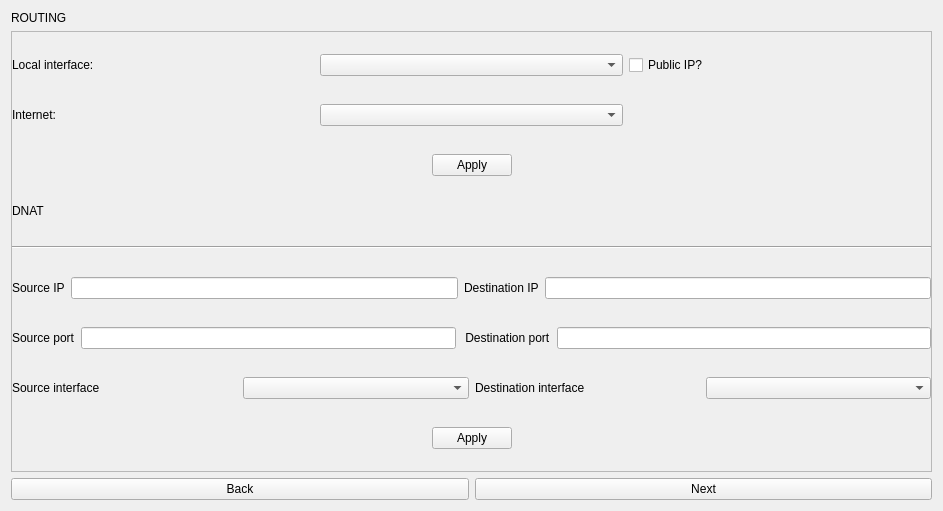
<?xml version="1.0" encoding="UTF-8"?>
<ui version="4.0">
 <class>firewall_window</class>
 <widget class="QWidget" name="firewall_window">
  <property name="geometry">
   <rect>
    <x>0</x>
    <y>0</y>
    <width>943</width>
    <height>511</height>
   </rect>
  </property>
  <property name="windowTitle">
   <string>Firewall</string>
  </property>
  <property name="windowIcon">
   <iconset resource="resources.qrc">
    <normaloff>:/new/prefix2/resources/linux.svg</normaloff>:/new/prefix2/resources/linux.svg</iconset>
  </property>
  <layout class="QGridLayout" name="gridLayout_9">
   <item row="2" column="0">
    <layout class="QHBoxLayout" name="horizontalLayout_5">
     <item>
      <widget class="QPushButton" name="back">
       <property name="text">
        <string>Back</string>
       </property>
      </widget>
     </item>
     <item>
      <widget class="QPushButton" name="next">
       <property name="text">
        <string>Next</string>
       </property>
      </widget>
     </item>
    </layout>
   </item>
   <item row="1" column="0">
    <widget class="QStackedWidget" name="stackedWidget">
     <property name="frameShape">
      <enum>QFrame::StyledPanel</enum>
     </property>
     <property name="currentIndex">
      <number>1</number>
     </property>
     <widget class="QWidget" name="services_page">
      <layout class="QVBoxLayout" name="verticalLayout">
       <property name="leftMargin">
        <number>0</number>
       </property>
       <property name="topMargin">
        <number>0</number>
       </property>
       <property name="rightMargin">
        <number>0</number>
       </property>
       <property name="bottomMargin">
        <number>0</number>
       </property>
       <item>
        <widget class="QLabel" name="to_label">
         <property name="sizePolicy">
          <sizepolicy hsizetype="Preferred" vsizetype="Maximum">
           <horstretch>0</horstretch>
           <verstretch>0</verstretch>
          </sizepolicy>
         </property>
         <property name="font">
          <font>
           <pointsize>18</pointsize>
           <weight>75</weight>
           <italic>true</italic>
           <bold>true</bold>
          </font>
         </property>
         <property name="text">
          <string>Allowed services </string>
         </property>
        </widget>
       </item>
       <item>
        <layout class="QGridLayout" name="services_layout">
         <item row="0" column="1">
          <layout class="QGridLayout" name="interface_layout">
           <item row="0" column="1">
            <widget class="QComboBox" name="allowed_interface_services"/>
           </item>
           <item row="0" column="0">
            <widget class="QLabel" name="label_10">
             <property name="text">
              <string>Interface (not necessary?)</string>
             </property>
             <property name="wordWrap">
              <bool>true</bool>
             </property>
            </widget>
           </item>
           <item row="1" column="0">
            <widget class="QPushButton" name="allowed_services_ok">
             <property name="text">
              <string>Ok</string>
             </property>
            </widget>
           </item>
           <item row="1" column="1">
            <widget class="QCheckBox" name="add_output_rule">
             <property name="text">
              <string>Add Otuput Rule</string>
             </property>
            </widget>
           </item>
          </layout>
         </item>
         <item row="0" column="0">
          <layout class="QGridLayout" name="gridLayout_5">
           <item row="3" column="0">
            <widget class="QCheckBox" name="https_check">
             <property name="text">
              <string>HTTPS</string>
             </property>
            </widget>
           </item>
           <item row="0" column="0">
            <widget class="QLabel" name="allowed_services_label">
             <property name="sizePolicy">
              <sizepolicy hsizetype="Preferred" vsizetype="Maximum">
               <horstretch>0</horstretch>
               <verstretch>0</verstretch>
              </sizepolicy>
             </property>
             <property name="text">
              <string>Allows to mark these services to allowed trafic for interface, only adding allowed at this point</string>
             </property>
             <property name="wordWrap">
              <bool>true</bool>
             </property>
            </widget>
           </item>
           <item row="4" column="0">
            <widget class="QCheckBox" name="sql_check">
             <property name="text">
              <string>MySQL</string>
             </property>
            </widget>
           </item>
           <item row="2" column="0">
            <widget class="QCheckBox" name="http_check">
             <property name="text">
              <string>HTTP</string>
             </property>
            </widget>
           </item>
           <item row="1" column="0">
            <widget class="QCheckBox" name="ftp_check">
             <property name="text">
              <string>FTP</string>
             </property>
            </widget>
           </item>
          </layout>
         </item>
         <item row="2" column="1">
          <layout class="QGridLayout" name="rules_layout">
           <item row="1" column="1">
            <widget class="QPushButton" name="list_rules_ok">
             <property name="text">
              <string>List</string>
             </property>
            </widget>
           </item>
           <item row="1" column="0">
            <widget class="QComboBox" name="list_rules_chain">
             <item>
              <property name="text">
               <string>INPUT</string>
              </property>
             </item>
             <item>
              <property name="text">
               <string>OUTPUT</string>
              </property>
             </item>
             <item>
              <property name="text">
               <string>FORWARD</string>
              </property>
             </item>
             <item>
              <property name="text">
               <string>NAT</string>
              </property>
             </item>
            </widget>
           </item>
           <item row="0" column="0" colspan="2">
            <widget class="QLabel" name="list_rules_label">
             <property name="sizePolicy">
              <sizepolicy hsizetype="Preferred" vsizetype="Maximum">
               <horstretch>0</horstretch>
               <verstretch>0</verstretch>
              </sizepolicy>
             </property>
             <property name="text">
              <string>List rules for chain</string>
             </property>
            </widget>
           </item>
          </layout>
         </item>
         <item row="2" column="0">
          <layout class="QGridLayout" name="custom_port_layout">
           <item row="0" column="0">
            <widget class="QLabel" name="custom_port_label">
             <property name="text">
              <string>Custom port:</string>
             </property>
            </widget>
           </item>
           <item row="1" column="0">
            <widget class="QComboBox" name="custom_port_interface">
             <item>
              <property name="text">
               <string>all-interfaces</string>
              </property>
             </item>
            </widget>
           </item>
           <item row="0" column="1">
            <widget class="QSpinBox" name="custom_port_value">
             <property name="maximum">
              <number>99999</number>
             </property>
            </widget>
           </item>
           <item row="1" column="1">
            <widget class="QDialogButtonBox" name="button_box">
             <property name="sizePolicy">
              <sizepolicy hsizetype="Fixed" vsizetype="Fixed">
               <horstretch>0</horstretch>
               <verstretch>0</verstretch>
              </sizepolicy>
             </property>
             <property name="maximumSize">
              <size>
               <width>130</width>
               <height>16777215</height>
              </size>
             </property>
             <property name="standardButtons">
              <set>QDialogButtonBox::Cancel|QDialogButtonBox::Ok</set>
             </property>
            </widget>
           </item>
          </layout>
         </item>
         <item row="1" column="0" colspan="2">
          <widget class="Line" name="services_line">
           <property name="orientation">
            <enum>Qt::Horizontal</enum>
           </property>
          </widget>
         </item>
        </layout>
       </item>
      </layout>
     </widget>
     <widget class="QWidget" name="routing_dnat_page">
      <layout class="QVBoxLayout" name="verticalLayout_2">
       <property name="leftMargin">
        <number>0</number>
       </property>
       <property name="topMargin">
        <number>0</number>
       </property>
       <property name="rightMargin">
        <number>0</number>
       </property>
       <property name="bottomMargin">
        <number>0</number>
       </property>
       <item>
        <layout class="QHBoxLayout" name="horizontalLayout">
         <item>
          <widget class="QLabel" name="local_interface_label">
           <property name="text">
            <string>Local interface:</string>
           </property>
          </widget>
         </item>
         <item>
          <widget class="QComboBox" name="local_interface"/>
         </item>
         <item>
          <widget class="QCheckBox" name="public_ip_checkbox">
           <property name="text">
            <string>Public IP?</string>
           </property>
          </widget>
         </item>
        </layout>
       </item>
       <item>
        <layout class="QHBoxLayout" name="horizontalLayout_2">
         <item>
          <widget class="QLabel" name="internet_interface_label">
           <property name="text">
            <string>Internet:</string>
           </property>
          </widget>
         </item>
         <item>
          <widget class="QComboBox" name="internet_interface"/>
         </item>
         <item>
          <widget class="QLabel" name="label_4">
           <property name="sizePolicy">
            <sizepolicy hsizetype="Minimum" vsizetype="Fixed">
             <horstretch>0</horstretch>
             <verstretch>0</verstretch>
            </sizepolicy>
           </property>
           <property name="text">
            <string/>
           </property>
          </widget>
         </item>
        </layout>
       </item>
       <item>
        <layout class="QHBoxLayout" name="horizontalLayout_8">
         <item>
          <spacer name="horizontalSpacer_4">
           <property name="orientation">
            <enum>Qt::Horizontal</enum>
           </property>
           <property name="sizeHint" stdset="0">
            <size>
             <width>40</width>
             <height>20</height>
            </size>
           </property>
          </spacer>
         </item>
         <item>
          <widget class="QPushButton" name="routing_apply">
           <property name="text">
            <string>Apply</string>
           </property>
           <property name="checkable">
            <bool>false</bool>
           </property>
           <property name="checked">
            <bool>false</bool>
           </property>
          </widget>
         </item>
         <item>
          <spacer name="horizontalSpacer_3">
           <property name="orientation">
            <enum>Qt::Horizontal</enum>
           </property>
           <property name="sizeHint" stdset="0">
            <size>
             <width>40</width>
             <height>20</height>
            </size>
           </property>
          </spacer>
         </item>
        </layout>
       </item>
       <item>
        <widget class="QLabel" name="dnat_label">
         <property name="sizePolicy">
          <sizepolicy hsizetype="Minimum" vsizetype="Fixed">
           <horstretch>0</horstretch>
           <verstretch>0</verstretch>
          </sizepolicy>
         </property>
         <property name="text">
          <string>DNAT</string>
         </property>
        </widget>
       </item>
       <item>
        <widget class="Line" name="routing_dnat_line">
         <property name="orientation">
          <enum>Qt::Horizontal</enum>
         </property>
        </widget>
       </item>
       <item>
        <layout class="QHBoxLayout" name="horizontalLayout_3">
         <item>
          <widget class="QLabel" name="dnat_ip_label">
           <property name="text">
            <string>Source IP</string>
           </property>
          </widget>
         </item>
         <item>
          <widget class="QLineEdit" name="source_ip"/>
         </item>
         <item>
          <widget class="QLabel" name="label">
           <property name="text">
            <string>Destination IP</string>
           </property>
          </widget>
         </item>
         <item>
          <widget class="QLineEdit" name="destination_ip"/>
         </item>
        </layout>
       </item>
       <item>
        <layout class="QHBoxLayout" name="horizontalLayout_4">
         <item>
          <widget class="QLabel" name="dnat_port_label">
           <property name="text">
            <string>Source port</string>
           </property>
          </widget>
         </item>
         <item>
          <widget class="QLineEdit" name="source_port"/>
         </item>
         <item>
          <widget class="QLabel" name="label_2">
           <property name="text">
            <string> Destination port</string>
           </property>
          </widget>
         </item>
         <item>
          <widget class="QLineEdit" name="destination_port"/>
         </item>
        </layout>
       </item>
       <item>
        <layout class="QHBoxLayout" name="horizontalLayout_6">
         <item>
          <widget class="QLabel" name="dnat_interface_label">
           <property name="text">
            <string>Source interface</string>
           </property>
          </widget>
         </item>
         <item>
          <widget class="QComboBox" name="source_interface"/>
         </item>
         <item>
          <widget class="QLabel" name="label_3">
           <property name="text">
            <string>Destination interface</string>
           </property>
          </widget>
         </item>
         <item>
          <widget class="QComboBox" name="destination_interface"/>
         </item>
        </layout>
       </item>
       <item>
        <layout class="QHBoxLayout" name="horizontalLayout_7">
         <item>
          <spacer name="horizontalSpacer">
           <property name="orientation">
            <enum>Qt::Horizontal</enum>
           </property>
           <property name="sizeHint" stdset="0">
            <size>
             <width>40</width>
             <height>20</height>
            </size>
           </property>
          </spacer>
         </item>
         <item>
          <widget class="QPushButton" name="dnat_apply">
           <property name="sizePolicy">
            <sizepolicy hsizetype="Minimum" vsizetype="Fixed">
             <horstretch>0</horstretch>
             <verstretch>0</verstretch>
            </sizepolicy>
           </property>
           <property name="text">
            <string>Apply</string>
           </property>
           <property name="checkable">
            <bool>false</bool>
           </property>
          </widget>
         </item>
         <item>
          <spacer name="horizontalSpacer_2">
           <property name="orientation">
            <enum>Qt::Horizontal</enum>
           </property>
           <property name="sizeHint" stdset="0">
            <size>
             <width>40</width>
             <height>20</height>
            </size>
           </property>
          </spacer>
         </item>
        </layout>
       </item>
      </layout>
     </widget>
    </widget>
   </item>
   <item row="0" column="0">
    <widget class="QLabel" name="routing_label">
     <property name="sizePolicy">
      <sizepolicy hsizetype="Minimum" vsizetype="Fixed">
       <horstretch>0</horstretch>
       <verstretch>0</verstretch>
      </sizepolicy>
     </property>
     <property name="text">
      <string>ROUTING</string>
     </property>
    </widget>
   </item>
  </layout>
 </widget>
 <resources>
  <include location="resources.qrc"/>
 </resources>
 <connections/>
</ui>
